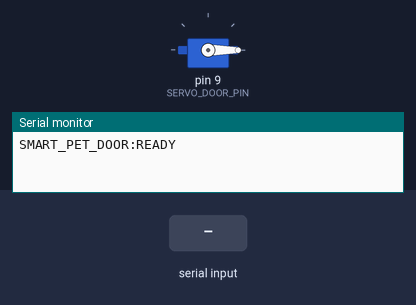
The sketch below on a simulated Arduino Uno, built with avr-gcc and run on an emulated ATmega328P. On the bench: servo, the last lines printed to the serial monitor. The inputs (shaded band) are chosen by the test bench.

Above: at 1.2 s.
1.3 s: "DOOR_OPEN\n" received over Serial
At 2.5 s:
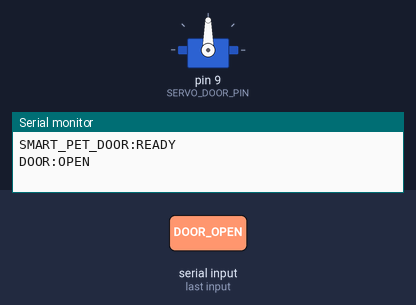
2.8 s: "DOOR_CLOSE\n" received over Serial
At 3.7 s:
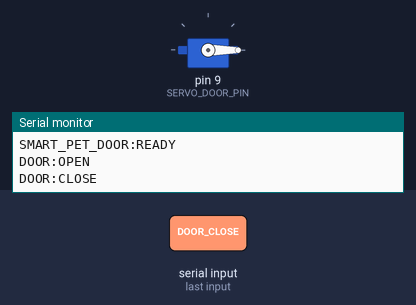
4.3 s: "DOOR_OPEN_FOR:\n" received over Serial
At 4.46 s:
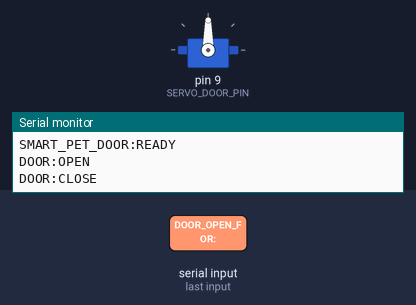
Timing chart, 0 to 7.3 s (numbered marks = the images above; inputs shaded):
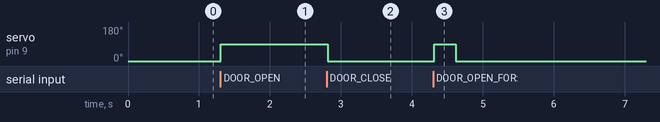

The sketch:

08_door_servo.ino
```cpp
#include <Servo.h>

// ================================================================
// PUERTA AUTOMÁTICA - SMART PET HOME
// ================================================================

const int SERVO_DOOR_PIN = 9;

const int DOOR_CLOSED_ANGLE = 0;
const int DOOR_OPEN_ANGLE = 90;

Servo doorServo;

void setup() {
  Serial.begin(9600);

  doorServo.attach(SERVO_DOOR_PIN);
  doorServo.write(DOOR_CLOSED_ANGLE);

  Serial.println("SMART_PET_DOOR:READY");
}

void loop() {
  readSerialCommand();
}

void readSerialCommand() {
  if (!Serial.available()) {
    return;
  }

  String command = Serial.readStringUntil('\n');
  command.trim();

  if (command.length() == 0) {
    return;
  }

  processCommand(command);
}

void processCommand(String command) {
  if (command == "DOOR_OPEN") {
    openDoor();
    Serial.println("DOOR:OPEN");
    return;
  }

  if (command == "DOOR_CLOSE") {
    closeDoor();
    Serial.println("DOOR:CLOSE");
    return;
  }

  if (command.startsWith("DOOR_OPEN_FOR:")) {
    int durationMs = command.substring(14).toInt();

    if (durationMs < 300) {
      durationMs = 300;
    }

    if (durationMs > 60000) {
      durationMs = 60000;
    }

    openDoor();
    delay(durationMs);
    closeDoor();

    Serial.println("DOOR:OK");
    return;
  }

  if (command == "PING") {
    Serial.println("PONG");
    return;
  }

  Serial.print("ERROR:UNKNOWN_COMMAND:");
  Serial.println(command);
}

void openDoor() {
  doorServo.write(DOOR_OPEN_ANGLE);
}

void closeDoor() {
  doorServo.write(DOOR_CLOSED_ANGLE);
}
```

Measured:
- after the input at 1.3 s, servo on pin 9 (SERVO_DOOR_PIN): 0° → 90° at once
- after the input at 2.8 s, servo on pin 9 (SERVO_DOOR_PIN): 90° → 0° at once
- after the input at 4.3 s, servo on pin 9 (SERVO_DOOR_PIN): 0° → 90° at once, → 0° 0.30 s later
